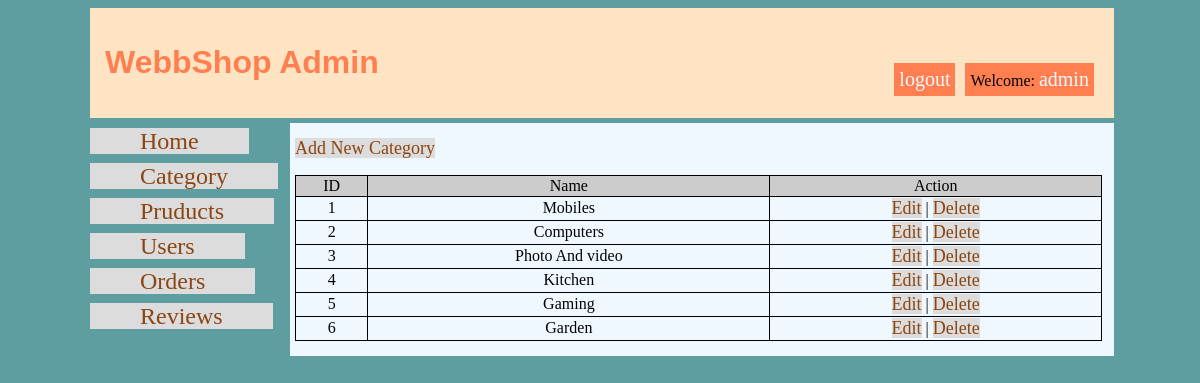
Page /admin/admin_category.php?action=listCat (signed in) on the committed database.
### tables this page shows
CREATE TABLE `categories` (
  `CategoryID` int(11) NOT NULL,
  `CategoryName` varchar(255) NOT NULL,
  `CategoryDesc` varchar(500) NOT NULL,
  `CategoryIMG` varchar(255) NOT NULL
);

### admin/admin_category.php (the view, shortened to what this page needs)
<?php
	include('inc/admin_header.php');
 if(isset($_SESSION['admin'])){
 if(isset($_GET["action"])){
  if($_GET["action"] == "listCat"){
$query = "SELECT * FROM categories
            ORDER BY CategoryID ";
$result = mysqli_query($conn, $query);
?>
    <a href="admin_category.php?action=addCat">Add New Category</a>
    <table id="list" width='80%' border=0>
        <tr bgcolor='#CCCCCC'>
            <td>ID</td>
            <td>Name</td>
            <td>Action</td>
        </tr>
        <?php
        while($row = mysqli_fetch_array($result)) {
            echo "<tr>";
            echo "<td>".$row['CategoryID']."</td>";
            echo "<td>".$row['CategoryName']."</td>";
            echo "<td><a href=\"admin_category.php?action=editCat&id=$row[CategoryID]\">Edit</a> | <a href=\"admin_category.php?action=deleteCat&id=$row[CategoryID]\" onClick=\"return confirm('Are you sure you want to delete?')\">Delete</a></td>";
        }
        ?>
    </table>
<?php
}
     }
?>
<?php
include('inc/admin_footer.php');
 }else{
                            header("location: ../admin.php");
 }
?>

### admin/css/style.css (style rules this page uses)
body { background-color: cadetblue; }
section a { text-decoration: none; color: saddlebrown; font-size: 18px; background-color: gainsboro; }
td { border: 1px solid black; text-align: center; }
table { border-collapse: collapse; width: 100%; text-align: center; }

### rows in the picture
categories: CategoryID "1", CategoryName "Mobiles"
categories: CategoryID "2", CategoryName "Computers"
categories: CategoryID "3", CategoryName "Photo And video"
categories: CategoryID "4", CategoryName "Kitchen"
categories: CategoryID "5", CategoryName "Gaming"
categories: CategoryID "6", CategoryName "Garden"

### other values in the picture
$_SESSION['useradmin'] "admin"
